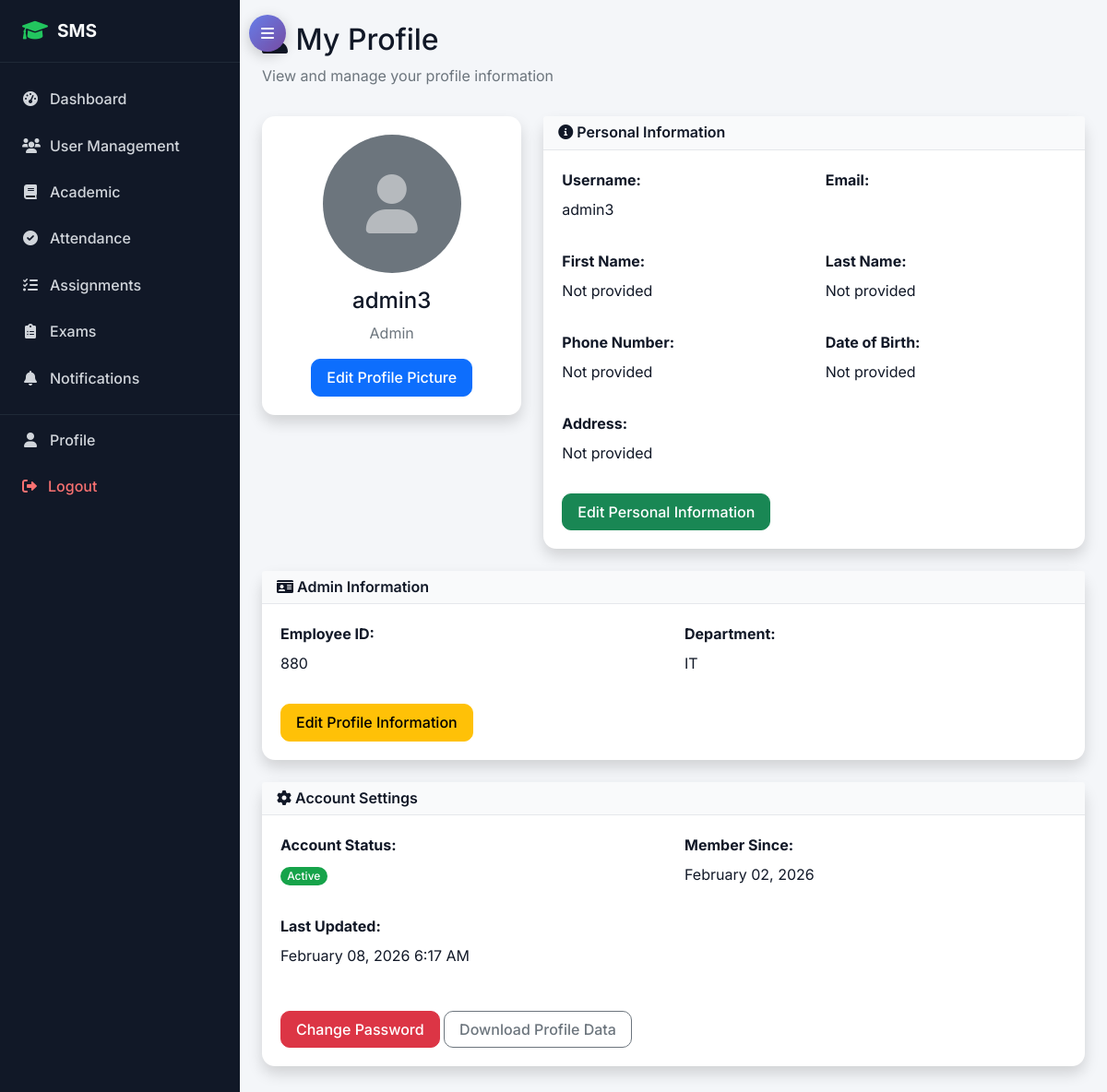
Screenshot of /accounts/profile/ (signed in) with the database file from the repository.
### accounts/models.py (models this page shows, shortened)
class User(AbstractUser):
    USER_TYPE_CHOICES = (
        ('admin', 'Admin'),
        ('student', 'Student'),
        ('teacher', 'Teacher'),
        ('parent', 'Parent'),
    )
    organization = models.ForeignKey('saas.Organization', on_delete=models.CASCADE, related_name='users', null=True, blank=True)
    user_type = models.CharField(max_length=10, choices=USER_TYPE_CHOICES)
    phone_regex = RegexValidator(regex=r'^\+?1?\d{9,15}$', message="Phone number must be entered in the format: '+999999999'. Up to 15 digits allowed.")
    phone_number = models.CharField(validators=[phone_regex], max_length=17, blank=True)
    address = models.TextField(blank=True)
    date_of_birth = models.DateField(null=True, blank=True)
    profile_picture = models.ImageField(upload_to='profile_pics/', blank=True, null=True)
    is_active = models.BooleanField(default=True)
    created_at = models.DateTimeField(auto_now_add=True)
    updated_at = models.DateTimeField(auto_now=True)

class AdminProfile(models.Model):
    user = models.OneToOneField(User, on_delete=models.CASCADE, related_name='admin_profile')
    employee_id = models.CharField(max_length=20, unique=True, blank=True, null=True, default=None)
    department = models.CharField(max_length=100, blank=True, default='')

### accounts/views.py (the view)
# urls.py: path('profile/', views.profile, name='profile'),
@login_required
def profile(request):
    if not validate_request_tenant_access(request):
        return redirect('accounts:login')
    user = request.user
    profile_obj = None
    try:
        if user.user_type == 'student':
            profile_obj = user.student_profile
        elif user.user_type == 'teacher':
            profile_obj = user.teacher_profile
        elif user.user_type == 'parent':
            profile_obj = user.parent_profile
        elif user.user_type == 'admin':
            profile_obj = user.admin_profile
    except (StudentProfile.DoesNotExist, TeacherProfile.DoesNotExist,
            ParentProfile.DoesNotExist, AdminProfile.DoesNotExist):
        profile_obj = None
    context = {
        'user': user,
        'profile': profile_obj,
        'profile_missing': profile_obj is None
    }
    return render(request, 'accounts/profile.html', context)

### accounts/auth_backend.py (called while the page is built)
    def get_user(self, user_id):
        try:
            db_alias = get_tenant_db()
            if db_alias and db_alias != 'default':
                return User.objects.using(db_alias).get(pk=user_id)
            return User.objects.get(pk=user_id)
        except User.DoesNotExist:
            return None

### accounts/views.py (called while the page is built, shortened)
def validate_request_tenant_access(request):
    organization = get_request_organization(request)
    if not organization:
        return True

### saas/context_processors.py (called while the page is built)
def tenant_context(request):
    return {
        'current_organization': getattr(request, 'organization', None),
        'current_subscription': getattr(request, 'subscription', None),
    }

### saas/db_router.py (called while the page is built)
def set_tenant_db(organization_id=None):
    if organization_id:
        if isinstance(organization_id, str) and organization_id.startswith('tenant_'):
            _thread_locals.tenant_db = organization_id
        else:
            _thread_locals.tenant_db = f'tenant_{organization_id}'
    else:
        _thread_locals.tenant_db = 'default'

def get_tenant_db():
    return getattr(_thread_locals, 'tenant_db', 'default')

def clear_tenant_db():
    if hasattr(_thread_locals, 'tenant_db'):
        delattr(_thread_locals, 'tenant_db')

### saas/utils.py (called while the page is built)
def get_host_without_port(request):
    host = request.get_host().split(':', 1)[0].strip().lower()
    return host

def get_request_organization(request):
    return getattr(request, 'organization', None)

def resolve_organization_from_request(request):
    host = get_host_without_port(request)
    organization = Organization.objects.filter(
        domains__domain__iexact=host,
        domains__is_active=True,
        is_active=True,
    ).distinct().first()
    if organization:
        return organization
    if host not in LOCAL_HOSTS:
        subdomain = host.split('.')[0]
        organization = Organization.objects.filter(subdomain=subdomain, is_active=True).first()
        if organization:
            return organization
    if settings.DEBUG and host in LOCAL_HOSTS:
        active_organizations = Organization.objects.filter(is_active=True).order_by('created_at')
        if active_organizations.count() == 1:
            return active_organizations.first()
    return None

def get_active_subscription(organization):
    if not organization:
        return None
    return organization.subscriptions.select_related('plan').order_by('-created_at').first()

### templates/accounts/profile.html (shortened to what this page needs)
{% extends 'base.html' %}
{% block content %}
<div class="row">
    <div class="col-12">
        <h2><i class="fas fa-user"></i> My Profile</h2>
        <p class="text-muted">View and manage your profile information</p>
    </div>
</div>
<div class="row">
    <div class="col-lg-4 mb-4">
        <div class="card shadow">
            <div class="card-body text-center">
                {% if user.profile_picture %}
                    <img src="{{ user.profile_picture.url }}" class="rounded-circle mb-3" width="150" height="150">
                {% else %}
                    <div class="bg-secondary rounded-circle mx-auto mb-3 d-flex align-items-center justify-content-center" style="width: 150px; height: 150px;">
                        <i class="fas fa-user fa-4x text-white"></i>
                    </div>
                {% endif %}
                <h4>{{ user.get_full_name|default:user.username }}</h4>
                <p class="text-muted">{{ user.get_user_type_display }}</p>
                <button class="btn btn-primary">Edit Profile Picture</button>
            </div>
        </div>
    </div>
    <div class="col-lg-8 mb-4">
        <div class="card shadow">
            <div class="card-header bg-primary text-white">
                <h6 class="m-0"><i class="fas fa-info-circle"></i> Personal Information</h6>
            </div>
            <div class="card-body">
                <div class="row">
                    <div class="col-md-6 mb-3">
                        <label class="form-label"><strong>Username:</strong></label>
                        <p>{{ user.username }}</p>
                    </div>
                    <div class="col-md-6 mb-3">
                        <label class="form-label"><strong>Email:</strong></label>
                    </div>
                    <div class="col-md-6 mb-3">
                        <label class="form-label"><strong>First Name:</strong></label>
                        <p>{{ user.first_name|default:"Not provided" }}</p>
                    </div>
                    <div class="col-md-6 mb-3">
                        <label class="form-label"><strong>Last Name:</strong></label>
                        <p>{{ user.last_name|default:"Not provided" }}</p>
                    </div>
                    <div class="col-md-6 mb-3">
                        <label class="form-label"><strong>Phone Number:</strong></label>
                        <p>{{ user.phone_number|default:"Not provided" }}</p>
                    </div>
                    <div class="col-md-6 mb-3">
                        <label class="form-label"><strong>Date of Birth:</strong></label>
                        <p>{{ user.date_of_birth|default:"Not provided" }}</p>
                    </div>
                    <div class="col-12 mb-3">
                        <label class="form-label"><strong>Address:</strong></label>
                        <p>{{ user.address|default:"Not provided" }}</p>
                    </div>
                </div>
                <button class="btn btn-success">Edit Personal Information</button>
            </div>
        </div>
    </div>
</div>
{% if profile %}
<div class="row">
    <div class="col-12 mb-4">
        <div class="card shadow">
            <div class="card-header bg-info text-white">
                <h6 class="m-0">
                    <i class="fas fa-id-card"></i>
                    {% if user.user_type == 'student' %}Student Information
                    {% elif user.user_type == 'teacher' %}Teacher Information
                    {% elif user.user_type == 'parent' %}Parent Information
                    {% elif user.user_type == 'admin' %}Admin Information
                    {% endif %}
                </h6>
            </div>
            <div class="card-body">
                {% if user.user_type == 'student' %}
                    <div class="row">
                        <div class="col-md-6 mb-3">
                            <label class="form-label"><strong>Student ID:</strong></label>
                            <p>{{ profile.student_id }}</p>
                        </div>
                        <div class="col-md-6 mb-3">
                            <label class="form-label"><strong>Admission Date:</strong></label>
                            <p>{{ profile.admission_date|default:"Not provided" }}</p>
                        </div>
                        <div class="col-md-6 mb-3">
                            <label class="form-label"><strong>Guardian Name:</strong></label>
                            <p>{{ profile.guardian_name|default:"Not provided" }}</p>
                        </div>
                        <div class="col-md-6 mb-3">
                            <label class="form-label"><strong>Guardian Phone:</strong></label>
                            <p>{{ profile.guardian_phone|default:"Not provided" }}</p>
                        </div>
                        <div class="col-md-6 mb-3">
                            <label class="form-label"><strong>Guardian Email:</strong></label>
                            <p>{{ profile.guardian_email|default:"Not provided" }}</p>
                        </div>
                        <div class="col-md-6 mb-3">
                            <label class="form-label"><strong>Emergency Contact:</strong></label>
                            <p>{{ profile.emergency_contact|default:"Not provided" }}</p>
                        </div>
                        <div class="col-md-6 mb-3">
                            <label class="form-label"><strong>Blood Group:</strong></label>
                            <p>{{ profile.blood_group|default:"Not provided" }}</p>
                        </div>
                    </div>
                {% elif user.user_type == 'admin' %}
                    <div class="row">
                        <div class="col-md-6 mb-3">
                            <label class="form-label"><strong>Employee ID:</strong></label>
                            <p>{{ profile.employee_id }}</p>
                        </div>
                        <div class="col-md-6 mb-3">
                            <label class="form-label"><strong>Department:</strong></label>
                            <p>{{ profile.department|default:"Not provided" }}</p>
                        </div>
                    </div>
                {% endif %}
                <button class="btn btn-warning">Edit Profile Information</button>
            </div>
        </div>
    </div>
</div>
{% endif %}
<div class="row">
    <div class="col-12">
        <div class="card shadow">
            <div class="card-header bg-secondary text-white">
                <h6 class="m-0"><i class="fas fa-cog"></i> Account Settings</h6>
            </div>
            <div class="card-body">
                <div class="row">
                    <div class="col-md-6 mb-3">
                        <label class="form-label"><strong>Account Status:</strong></label>
                        <p>
                            {% if user.is_active %}
                                <span class="badge bg-success">Active</span>
                            {% else %}
                                <span class="badge bg-danger">Inactive</span>
                            {% endif %}
                        </p>
                    </div>
                    <div class="col-md-6 mb-3">
                        <label class="form-label"><strong>Member Since:</strong></label>
                        <p>{{ user.date_joined|date:"F d, Y" }}</p>
                    </div>
                    <div class="col-md-6 mb-3">
                        <label class="form-label"><strong>Last Updated:</strong></label>
                        <p>{{ user.updated_at|date:"F d, Y g:i A" }}</p>
                    </div>
                </div>
                <div class="mt-3">
                    <button class="btn btn-danger">Change Password</button>
                    <button class="btn btn-outline-secondary">Download Profile Data</button>
                </div>
            </div>
        </div>
    </div>
</div>
{% endblock %}

### rows the page displays
User: get_full_name "admin3", user_type "Admin", username "admin3", first_name "Not provided", last_name "Not provided", phone_number "Not provided", date_of_birth "Not provided", address "Not provided", date_joined "February 02, 2026", updated_at "February 08, 2026 6:17 AM"
AdminProfile: employee_id "880", department "IT"
